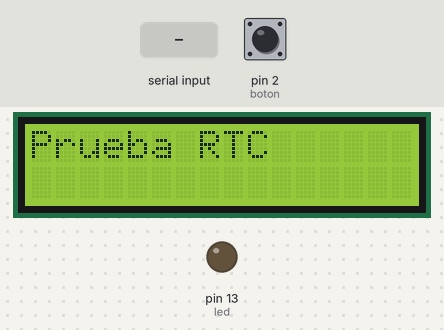
Simulated run of this sketch. Board: Arduino Uno, built with avr-gcc and run on an emulated ATmega328P. Parts: 16×2 character LCD, output pins drawn as LEDs (lit = HIGH). The inputs (shaded band) are chosen by the test bench; at power-on: pin 2 (boton) HIGH. The local clock reads 2024-03-15 10:24:30 at power-on unless the sketch sets it; what the sketch prints to the serial monitor is not drawn.

Above: at 1.6 s.
At 4.7 s:
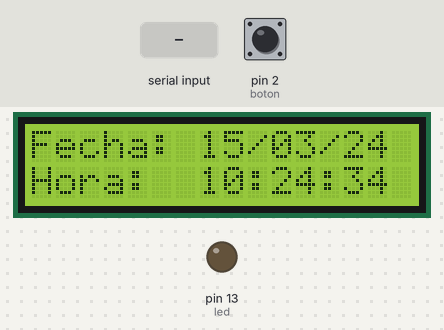
4.8 s: byte 10 ('\n') received over Serial
At 5.8 s:
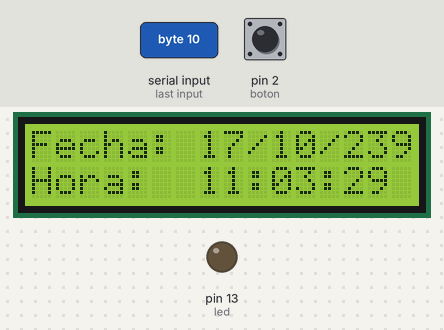
7.5 s: pin 2 (boton) pulled LOW for 0.15 s
Timing chart, 0 to 10.5 s (numbered marks = the images above; inputs shaded):
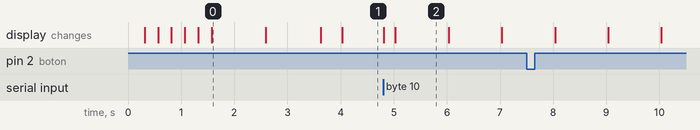

Measured:
- after the input at 4.8 s, the display: first changes at once (image 2 shows a later state)
- what the display in image 0 shows lasts 1.0 s, from 1.6 s to 2.6 s

The sketch:

i2cRTC.ino
```cpp
// Date and time functions using a DS1307 RTC connected via I2C and Wire lib

#include <Wire.h>
#include "RTClib.h"
#include <LiquidCrystal_I2C.h>
#include <TimerOne.h>

LiquidCrystal_I2C lcd(0x27, 2, 1, 0, 4, 5, 6, 7, 3, POSITIVE);
RTC_DS1307 RTC;

String inputString = "";         // guardara los datos que lleguen desde el puerto serial
boolean stringComplete = false;  // bandera que indica que se completo un string recibido (detecta el caracter '\n')
int led=13;
byte boton=2;                 //boton conectado en el pin digital 2 con una resistencia de pull-UP
boolean valorBoton=false;
//byte interruptBoton=0;        //necesario para las interrupciones!!, digital pin2

boolean pantalla = false;

void setup () {
  Timer1.initialize(1000000);
   Timer1.attachInterrupt( timerIsr );
  pinMode(boton, INPUT);
 pinMode(led, OUTPUT);
 //attachInterrupt(interruptBoton, enviarHora, RISING);  // enlaza la subrutina enviarHora() a la interrupcion del pin digital 2.
  inputString.reserve(200); // reserva 200 bytes para el String inputString:
  Serial.begin(9600);
  Wire.begin();
  RTC.begin();
  lcd.begin(16,2);
  for(int i = 0; i< 3; i++)
  {
    lcd.backlight();
    delay(250);
    lcd.noBacklight();
    delay(250);
  }
  lcd.backlight();
  lcd.setCursor(0,0); //Start at character 4 on line 0
  lcd.print("Prueba RTC");
  delay(1000);

  if (! RTC.isrunning()) {
    Serial.println("RTC is NOT running!");
    lcd.clear();
    lcd.setCursor(0,0);
    lcd.print("RTC desactivado");
    delay(1000);
    // following line sets the RTC to the date & time this sketch was compiled
    RTC.adjust(DateTime(__DATE__, __TIME__));
    //RTC.adjust(DateTime("Dec 26 2009", "12:34:56"));
  }
  else{
    //RTC.adjust(DateTime(__DATE__, __TIME__));
    lcd.clear();
    lcd.setCursor(0,0);
    lcd.print("RTC activo");
    delay(1000);
    lcd.clear();
  }
}

void loop () {

  DateTime now = RTC.now();
/*
  Serial.print(now.year(), DEC);
  Serial.print('/');
  Serial.print(now.month(), DEC);
  Serial.print('/');
  Serial.print(now.day(), DEC);
  Serial.print(' ');
  Serial.print(now.hour(), DEC);
  Serial.print(':');
  Serial.print(now.minute(), DEC);
  Serial.print(':');
  Serial.print(now.second(), DEC);
  Serial.println();
*/

  if (pantalla)
  {
  pantalla=false;
  enviarHoraPantallaLCD();
  }
  //si llegan datos al puerto serial es porque processing quiere configurar una fecha y hora
  if (stringComplete) {

    char sFecha[50],sHora[50];
    inputString.substring(0, inputString.indexOf(',')).toCharArray(sFecha, 50) ;
    inputString.substring(inputString.indexOf(',') + 2).toCharArray(sHora, 50);
    lcd.clear();

    RTC.adjust(DateTime(sFecha, sHora));

    // borra el string y la bandera
    inputString = "";
    stringComplete = false;
  }

  if( !digitalRead(boton)){
    Serial.print(now.year(), DEC);
    Serial.print('/');
    Serial.print(now.month(), DEC);
    Serial.print('/');
    Serial.print(now.day(), DEC);
    Serial.print(' ');
    Serial.print(now.hour(), DEC);
    Serial.print(':');
    Serial.print(now.minute(), DEC);
    Serial.print(':');
    Serial.print(now.second(), DEC);
    Serial.println();
    delay(500);
  }


}


void enviarHoraPantallaLCD()
{
  DateTime now = RTC.now();
  lcd.setCursor(0,0);
  lcd.print("Fecha: ");
  if (now.day()<10) lcd.print('0');
  lcd.print(now.day());
  lcd.print('/');
  if (now.month()<10) lcd.print('0');
  lcd.print(now.month());
  lcd.print('/');
  lcd.print(now.year()-2000);
  lcd.setCursor(0,1);
  lcd.print("Hora:  ");
  if (now.hour()<10) lcd.print('0');
  lcd.print(now.hour());
  lcd.print(':');
  if (now.minute()<10) lcd.print('0');
  lcd.print(now.minute());
  lcd.print(':');
  if (now.second()<10) lcd.print('0');
  lcd.print(now.second());
}


void serialEvent() {
  while (Serial.available()) {
    // get the new byte:
    char inChar = (char)Serial.read();
    // add it to the inputString:
    inputString += inChar;
    // if the incoming character is a newline, set a flag
    // so the main loop can do something about it:
    if (inChar == '\n') {
      stringComplete = true;
    }
  }
}


void timerIsr()
{
pantalla=true;

}
```
